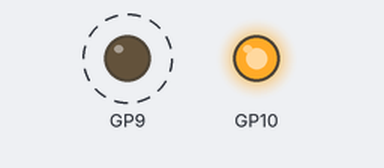
A sketch run on a simulated Raspberry Pi Pico. Shown: output pins drawn as LEDs (lit = HIGH). Dashed ring = blinking.

Above: at 0.5 s.
At 6.45 s:
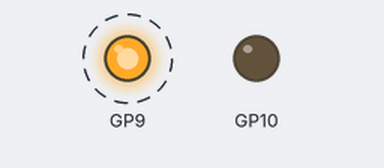
Timing chart, 0 to 8.1 s (numbered marks = the images above):
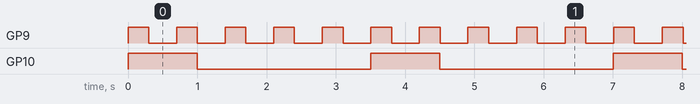

The sketch:

Aula_02_-_Como_Rodar_Multi-Tarefas_no_Arduino.ino
```cpp
void setup() {
  pinMode( 9, OUTPUT);
  pinMode(10, OUTPUT);
}

void loop() {
  loop1();
  loop2();
}

void loop1() {
  static unsigned long inicioCiclo;
  unsigned long tempoDecorrido = millis() - inicioCiclo;

  if ( tempoDecorrido < 300) {
    digitalWrite(9, HIGH);
  }
  if ( tempoDecorrido >= 300) {
    digitalWrite(9, LOW);
  }
  if ( tempoDecorrido > 700) {
    inicioCiclo = millis();
  }

}

void loop2(){
  static unsigned long inicioCiclo;
  unsigned long tempoDecorrido = millis() - inicioCiclo;

  if ( tempoDecorrido < 1000) {
    digitalWrite(10, HIGH);
  }
  if ( tempoDecorrido >= 1000) {
    digitalWrite(10, LOW);
  }
  if ( tempoDecorrido > 3500) {
    inicioCiclo = millis();
  }
}
```

Measured:
- by itself, GP9: alternates HIGH for 0.30 s and LOW for 0.40 s
- by itself, GP10: alternates HIGH for 1.0 s and LOW for 2.5 s
